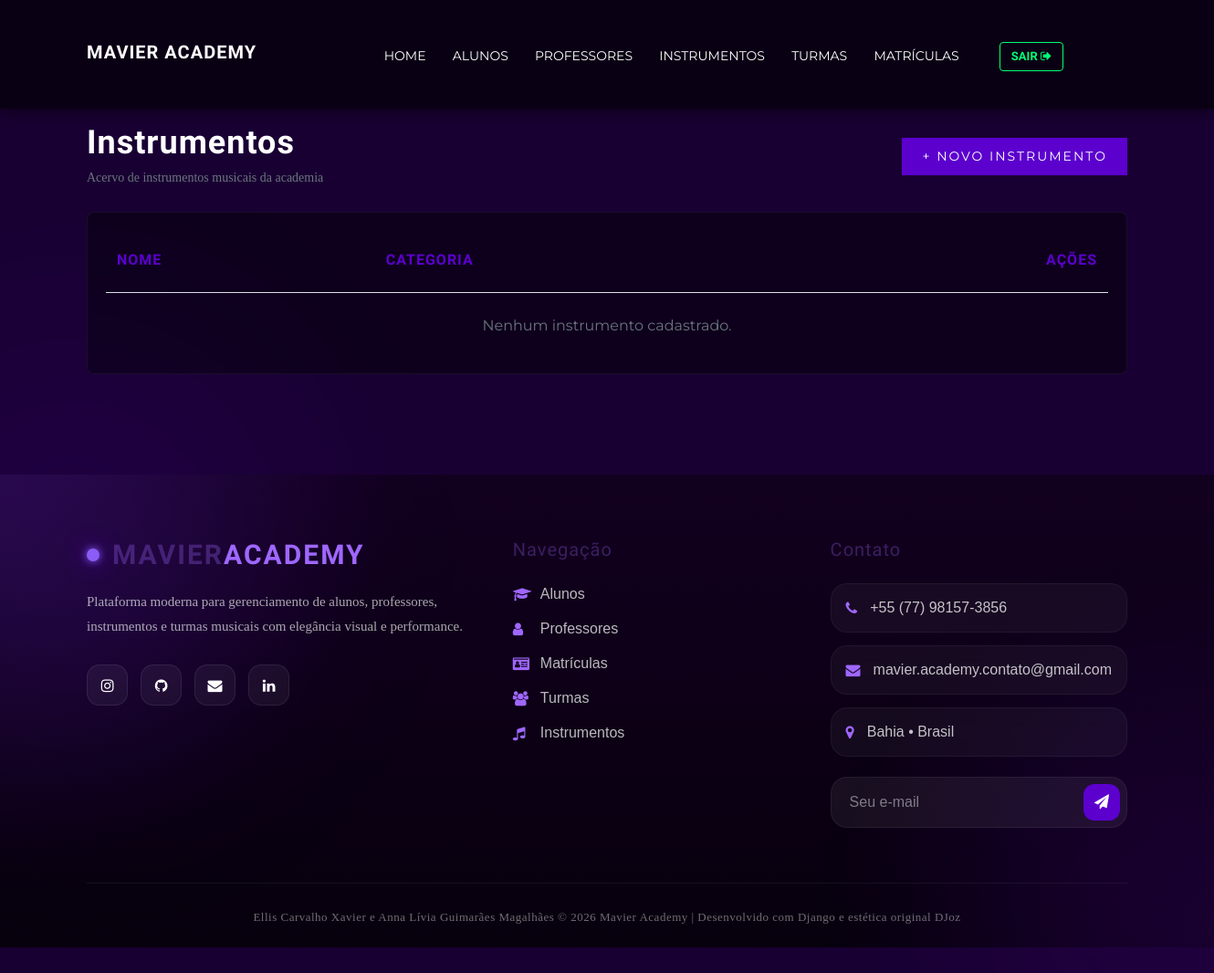
Before: /instrumento/ (signed in) with the older database file.
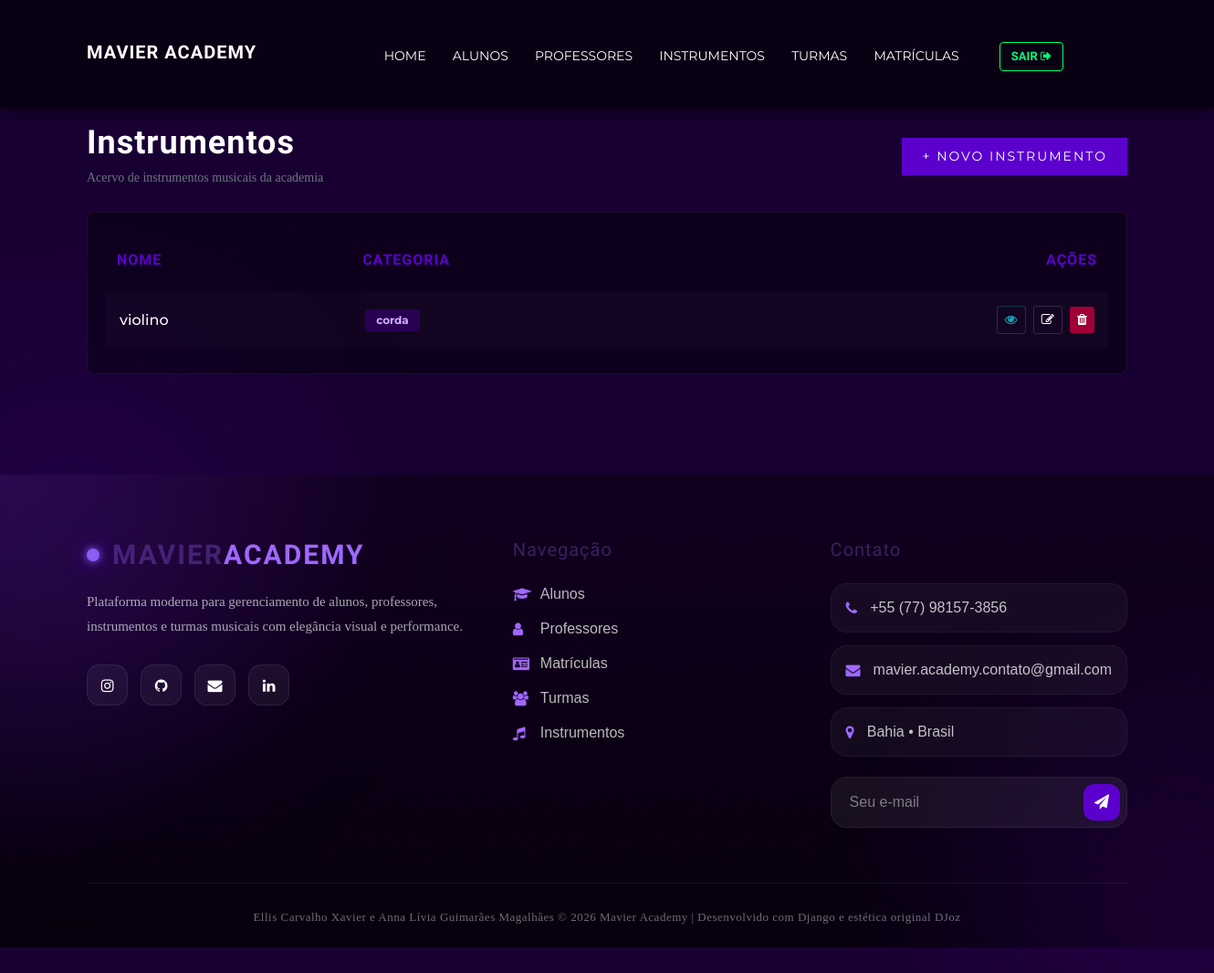
After: the same page with the newer database file.
### core/models.py (models this page shows, shortened)
class Instrumento(models.Model):
    nome = models.CharField(max_length=100)
    tipo = models.CharField(max_length=100)
    marca = models.CharField(max_length=100)

### core/views.py (the view)
# urls.py: path('instrumento/', views.list_instrumento, name='list_instrumento'),
@login_required
def list_instrumento(request):
    instrumentos = Instrumento.objects.all()
    return render(request, 'instrumento/list.html', {'instrumentos': instrumentos})

### templates/instrumento/list.html
{% extends 'base.html' %}
{% load static %}
{% block content %}
<section class="spad" style="background: #190033; padding-top: 60px; padding-bottom: 60px;">
    <div class="container">
        <div class="row mb-4 align-items-center">
            <div class="col-md-6">
                <h2 class="text-white font-weight-bold mb-1" style="letter-spacing: 1px;">Instrumentos</h2>
                <p class="text-muted mb-0" style="font-size: 14px;">Acervo de instrumentos musicais da academia</p>
            </div>
            <div class="col-md-6 text-md-right mt-3 mt-md-0">
                <a href="/instrumento/criar/" class="primary-btn" style="padding: 10px 22px; font-size: 14px; text-transform: uppercase;">+ Novo Instrumento</a>
            </div>
        </div>
        <div class="table-responsive" style="background: rgba(10, 0, 20, 0.7); border-radius: 8px; border: 1px solid rgba(255,255,255,0.05); padding: 20px;">
            <table class="table text-white mb-0" style="border-collapse: separate; border-spacing: 0 8px;">
                <thead>
                    <tr style="border-bottom: 2px solid #5c00ce; font-family: 'Rajdhani', sans-serif; font-size: 16px; text-transform: uppercase; letter-spacing: 1px;">
                        <th style="border: none; color: #5c00ce; padding-bottom: 15px;">Nome</th>
                        <th style="border: none; color: #5c00ce; padding-bottom: 15px;">Categoria</th>
                        <th style="border: none; color: #5c00ce; padding-bottom: 15px; text-align: right;">Ações</th>
                    </tr>
                </thead>
                <tbody>
                    {% for instrumento in instrumentos %}
                    <tr style="background: rgba(255,255,255,0.02); border-radius: 4px; transition: all 0.3s;">
                        <td style="border: none; vertical-align: middle; padding: 15px; font-weight: 500;">{{ instrumento.nome }}</td>
                        <td style="border: none; vertical-align: middle; padding: 15px;"><span class="badge badge-dark" style="background: #2a0054; color: #d0b0ff; padding: 6px 12px;">{{ instrumento.tipo }}</span></td>
                        <td style="border: none; vertical-align: middle; padding: 15px; text-align: right;">
                            <a href="{% url 'detail_instrumento' instrumento.id %}" class="btn btn-sm btn-outline-info mr-1" title="Detalhes" style="border-color: rgba(23, 162, 184, 0.3); color: #17a2b8; background: transparent;">
                                <i class="fa fa-eye"></i>
                            </a>
                            <a href="{% url 'update_instrumento' instrumento.id %}" class="btn btn-sm btn-outline-light mr-1" title="Editar" style="border-color: rgba(255,255,255,0.15); background: transparent;">
                                <i class="fa fa-edit"></i>
                            </a>
                            <a href="{% url 'delete_instrumento' instrumento.id %}" class="btn btn-sm btn-danger" title="Excluir" style="background: #a10036; border: none;">
                                <i class="fa fa-trash"></i>
                            </a>
                        </td>
                    </tr>
                    {% empty %}
                    <tr>
                        <td colspan="3" class="text-center text-muted pt-4">Nenhum instrumento cadastrado.</td>
                    </tr>
                    {% endfor %}
                </tbody>
            </table>
        </div>
    </div>
</section>
{% endblock %}

Changed rows visible on the page:
added Instrumento: nome "violino", tipo "corda"
Other visible differences:
text no longer shown: "Nenhum instrumento cadastrado."
